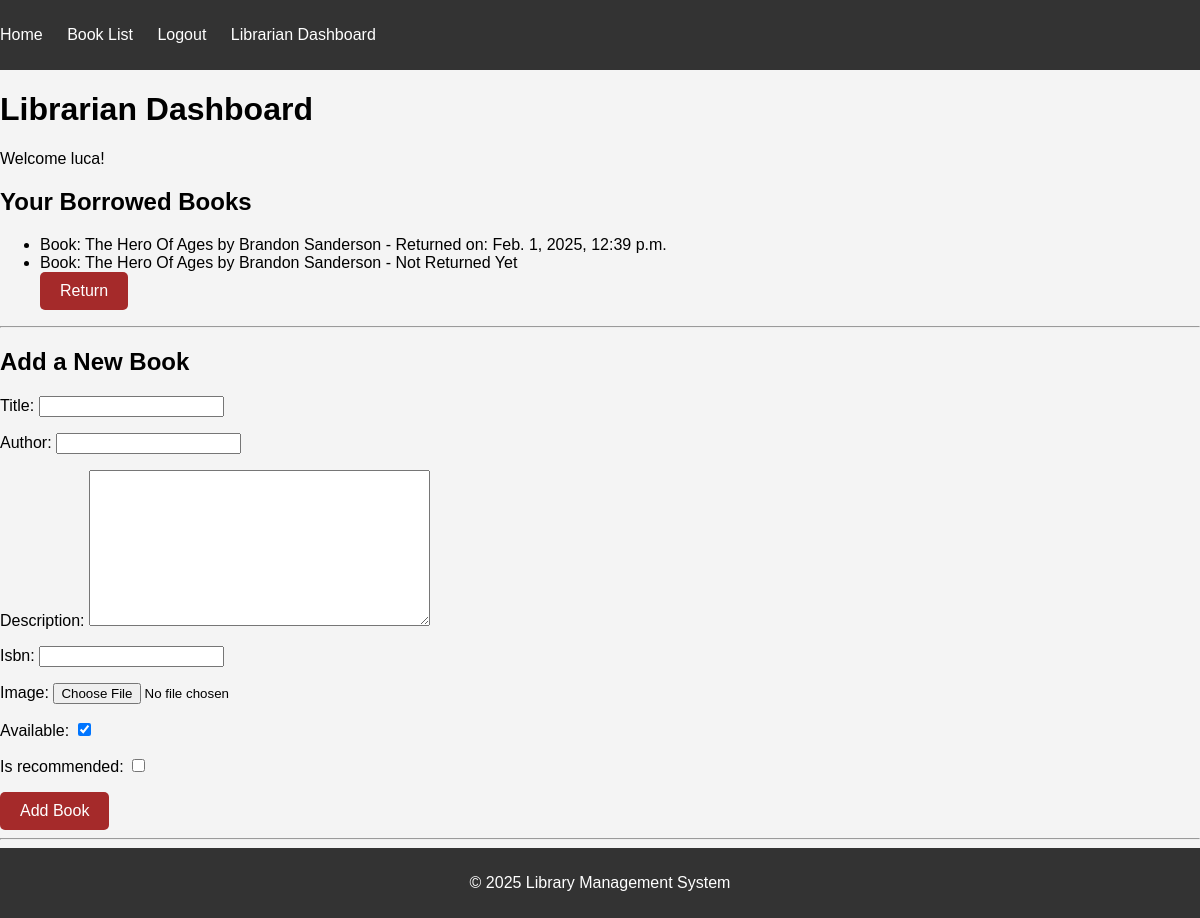
/librarian_dashboard/ (signed in), run on an earlier commit of the app's database.
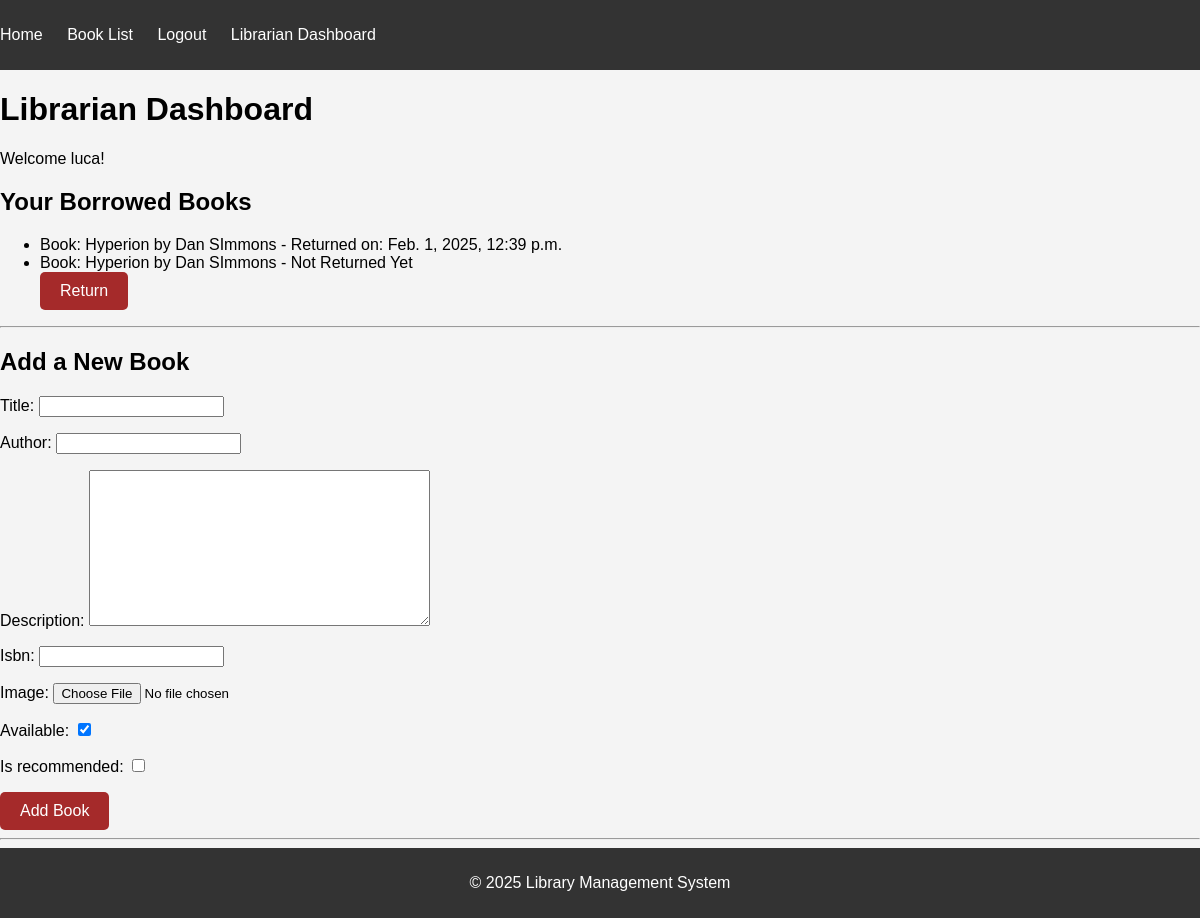
And on a later commit of the database.
### library/models.py (models this page shows, shortened)
class Borrow(models.Model):
    user = models.ForeignKey(CustomUser, on_delete=models.CASCADE)
    book = models.ForeignKey(Book, on_delete=models.CASCADE)
    borrow_date = models.DateTimeField(default=datetime.now)  # Manually eset the default
    return_date = models.DateTimeField(null=True, blank=True)  # Nullabl, for when the book is returned
    returned = models.BooleanField(default=False)  # Tracks if the book has been returned

class Book(models.Model):
    title = models.CharField(max_length=255)
    author = models.CharField(max_length=255)
    isbn = models.CharField(max_length=13, unique=True)
    is_recommended = models.BooleanField(default=False)
    description = models.TextField(blank=True, null=True)
    image = models.ImageField(upload_to='book_images/', blank=True, null=True)
    available = models.BooleanField(default=True)

### library/views.py (the view)
# urls.py: path('librarian_dashboard/', views.librarian_dashboard, name='librarian_dashboard'), # Librarian dashboard
@login_required
def librarian_dashboard(request):
    if request.user.user_type != 'librarian':
        raise PermissionDenied
    borrowed_books = Borrow.objects.filter(user=request.user)
    if request.method == 'POST':
        form = BookForm(request.POST, request.FILES)
        if form.is_valid():
            form.save()
            return redirect('librarian_dashboard')
    else:
        form = BookForm()
    books = Book.objects.all()
    return render(request, 'library/librarian_dashboard.html', {
        'borrowed_books': borrowed_books,
        'form': form,
        'books': books,
    })

### library/forms.py
class BookForm(forms.ModelForm):
    class Meta:
        model = Book
        fields = ['title', 'author', 'description', 'isbn', 'image', 'available', 'is_recommended']

### library/templates/library/librarian_dashboard.html (shortened to what this page needs)
{% load static %}
<!DOCTYPE html>
<html lang="en">
<head>
    <link rel="stylesheet" href="{% static 'library/styles.css' %}">
</head>
<body>
    {% include 'library/header.html' %}
    <main>
        <h1>Librarian Dashboard</h1>
        <p>Welcome {{ user.username }}!</p>
        <h2>Your Borrowed Books</h2>
        {% if borrowed_books %}
            <ul>
                {% for borrow in borrowed_books %}
                    <li>
                        Book: {{ borrow.book.title }} by {{ borrow.book.author }}
                        {% if borrow.return_date %}
                            - Returned on: {{ borrow.return_date }}
                        {% else %}
                            - Not Returned Yet
                        {% endif %}
                        {% if not borrow.return_date %}
                            <form action="{% url 'return_book' borrow.id %}" method="post">
                                <button type="submit" class="borrow-btn">Return</button>
                            </form>
                        {% endif %}
                    </li>
                {% endfor %}
            </ul>
        {% else %}
            <p>You have no borrowed books at the moment.</p>
        {% endif %}
        <hr>
        <h2>Add a New Book</h2>
        <form method="POST" enctype="multipart/form-data">
            {{ form.as_p }}
            <button type="submit">Add Book</button>
        </form>
        <hr>
    </main>
    {% include 'library/footer.html' %}
</body>
</html>

What changed in the data, as far as the page shows it:
changed through a linked row, Borrow "Feb. 1, 2025, 12:39 p.m.": book "The Hero Of Ages" → "Hyperion"; book.author "Brandon Sanderson" → "Dan SImmons"
changed through a linked row, Borrow (number 2 of 2 on the later page): book "The Hero Of Ages" → "Hyperion"; book.author "Brandon Sanderson" → "Dan SImmons"
